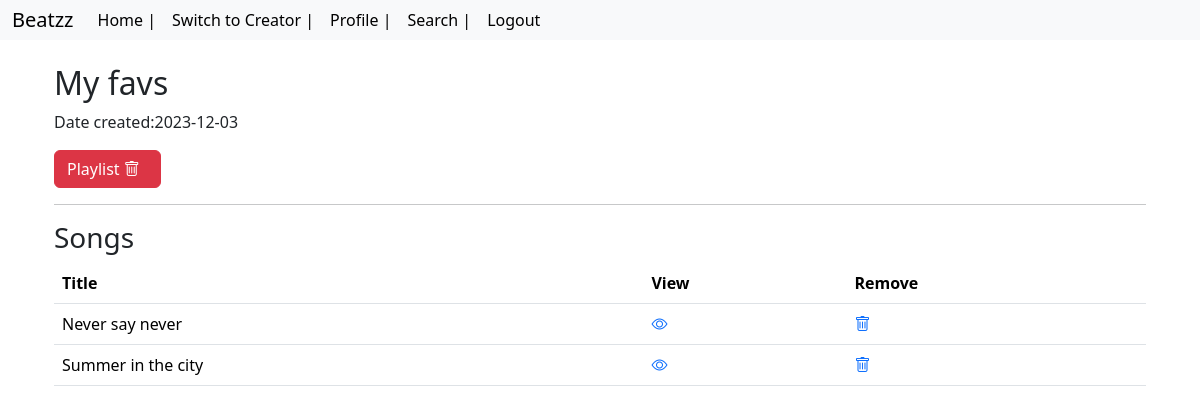
The app's page /view_playlist/1 (signed in) with its own data.
### models.py (models this page shows)
class Playlists(db.Model):
    __tablename__="Playlists"
    id=db.Column(db.Integer,primary_key=True)
    name=db.Column(db.String(30),nullable=False)
    date=db.Column(db.Date, nullable=False)
    user_id = db.Column(db.Integer, db.ForeignKey('User.id'), nullable=False)
    songs = db.relationship('Songs', secondary=playlist_song_association, back_populates='playlists')

class Songs(db.Model):
    __tablename__="Songs"
    id=db.Column(db.Integer,primary_key=True)
    name=db.Column(db.String(30), unique=True, nullable=False)
    artist=db.Column(db.String(50),nullable=False)
    duration=db.Column(db.Integer, nullable=False)
    lyrics=db.Column(db.Text, nullable=False)
    genre=db.Column(db.String(20), nullable=False)
    date=db.Column(db.Date, nullable=False)
    album_id = db.Column(db.Integer, db.ForeignKey('Albums.id'), nullable=True)
    creator_id = db.Column(db.Integer, db.ForeignKey('Creator.id'), nullable=True)
    creator = db.relationship('Creator', backref='songs', lazy=True)
    playlists = db.relationship('Playlists', secondary=playlist_song_association, back_populates='songs')
    ratings = db.relationship('Rating', backref='song', lazy=True)
    flagged = db.Column(db.Boolean, default=False)

### routes/userroutes.py (the view)
@user.route('/view_playlist/<int:playlist_id>', methods=['GET','POST'])
@auth
def view_playlist(playlist_id):
    playlist = Playlists.query.filter_by(id=playlist_id).first()
    return render_template ('view_playlist.html',role=User.query.get(session['role']), playlist=playlist)

### routes/userroutes.py (called while the page is built)
def auth(func):
    @wraps(func)
    def inner(*args, **kwargs):
        if 'user_id' not in session:
            flash('Please login first','error')
            return redirect (url_for('user.login'))
        return func(*args,**kwargs)
    return inner

### templates/view_playlist.html (shortened to what this page needs)
{% extends "layout.html" %}
{% block content %}
<div class="container mt-4">
    <h2>{{playlist.name}}</h2>
    <p>Date created:{{playlist.date}}</p>
    <a href="{{url_for('user.delete_playlist',playlist_id=playlist.id)}}" class="btn btn-danger">Playlist <i class="bi bi-trash me-2"></i></a>
    <hr>
    <h3>Songs</h3>
    <div class="row">
        <div class="col-md-12">
            <table class="table">
                <thead>
                        <tr>
                            <th>Title</th>
                            <th>View</th>
                            <th>Remove</th>
                        </tr>
                    </thead>
                <tbody>
                    {% for song in playlist.songs %}
                        <tr>
                            <td class="leftmost">{{ song.name}}</td>
                            <td><a href="{{ url_for('user.viewuser_song', song_id=song.id) }}"><i class="bi bi-eye bi-2x" color="green"></i></a></td>
                            <td><a href="{{ url_for('user.remove_song_from_playlist', song_id=song.id, playlist_id=playlist.id) }}"><i class="bi bi-trash bi-2x" color: red></i></a></td>
                        </tr>
                    {% endfor %}
                </tbody>
            </table>
        </div>
    </div>
</div>
{% endblock %}

### templates/view_playlist.html (style rules this page uses)
body { background-color: ; }
.leftmost { order:-1; }

### records on screen
Playlists: name "My favs", date "2023-12-03"
Songs: name "Never say never"
Songs: name "Summer in the city"
